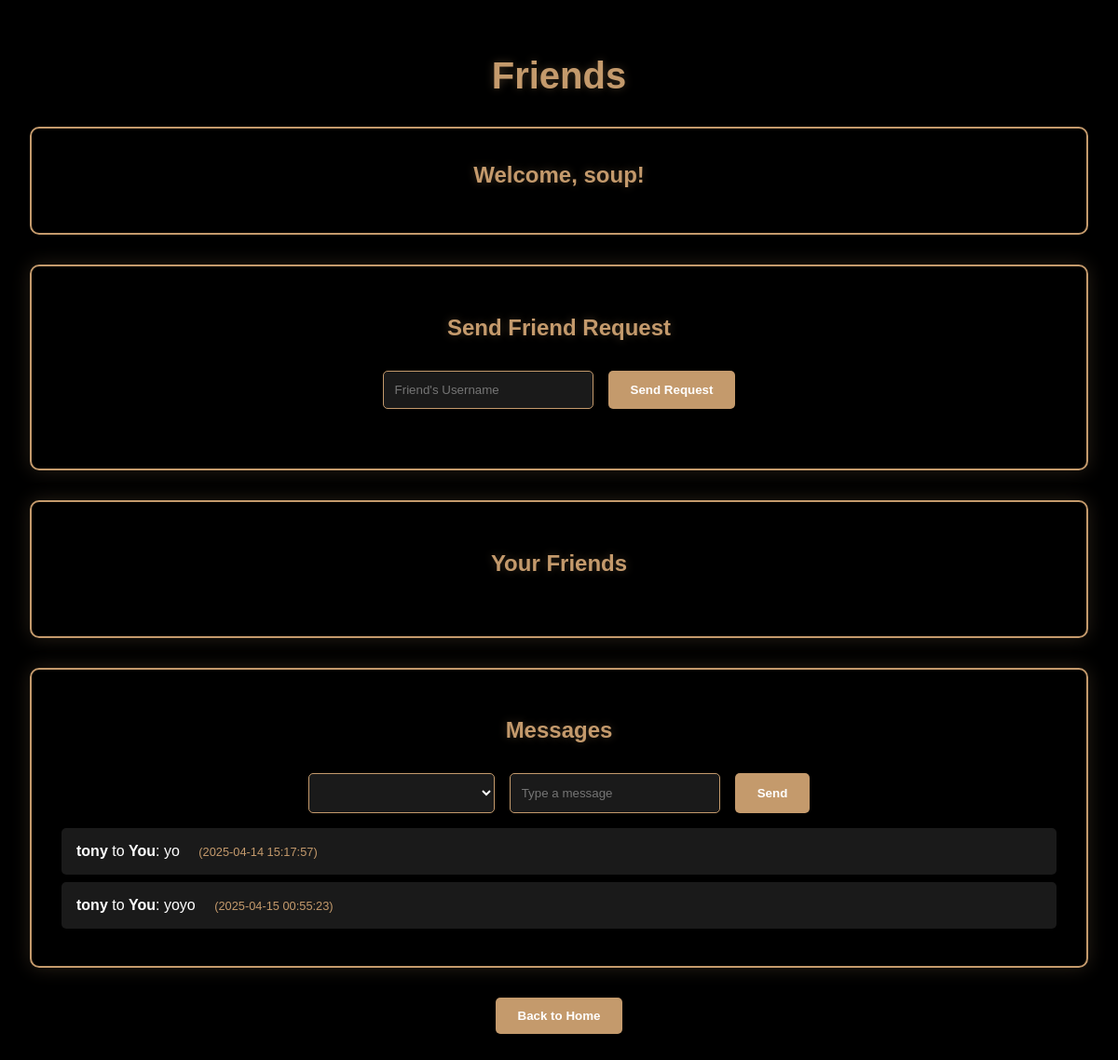
Screenshot of /friends (signed in) with the database file from the repository.
### models.py (models this page shows, shortened)
class User(db.Model):
    id = db.Column(db.Integer, primary_key=True)
    username = db.Column(db.String(50), unique=True, nullable=False)
    password = db.Column(db.String(100), nullable=False)
    bankroll = db.Column(db.Float, default=1000.0)
    friends = db.relationship('User', secondary=friendship,
                              primaryjoin=(friendship.c.user_id == id),
                              secondaryjoin=(friendship.c.friend_id == id),
                              backref=db.backref('friend_of', lazy='dynamic'), lazy='dynamic')

class Message(db.Model):
    id = db.Column(db.Integer, primary_key=True)
    sender_id = db.Column(db.Integer, db.ForeignKey('user.id'), nullable=False)
    receiver_id = db.Column(db.Integer, db.ForeignKey('user.id'), nullable=False)
    content = db.Column(db.String(500), nullable=False)
    timestamp = db.Column(db.DateTime, default=db.func.now())

### friends.py (the view, shortened to what this page needs)
@friends_bp.route('/friends', methods=['GET', 'POST'])
def friends():
    if 'username' not in session:
        return redirect(url_for('login.home'))
    user = User.query.filter_by(username=session['username']).first()
    pending_requests = FriendRequest.query.filter_by(receiver_id=user.id, status='pending').all()
    pending_request_data = []
    for req in pending_requests:
        sender = User.query.get(req.sender_id)
        pending_request_data.append({
            'id': req.id,
            'sender_username': sender.username if sender else 'Unknown'
        })
    messages = Message.query.filter((Message.sender_id == user.id) | (Message.receiver_id == user.id)).all()
    message_data = []
    for msg in messages:
        sender = User.query.get(msg.sender_id)
        receiver = User.query.get(msg.receiver_id)
        message_data.append({
            'sender_username': sender.username if sender else 'Unknown',
            'receiver_username': receiver.username if receiver else 'Unknown',
            'content': msg.content,
            'timestamp': msg.timestamp,
            'is_from_user': msg.sender_id == user.id,
            'is_to_user': msg.receiver_id == user.id
        })
    return render_template('friends.html', user=user, friends=user.friends, messages=message_data, pending_requests=pending_request_data)

### templates/friends.html (shortened to what this page needs)
<!DOCTYPE html>
<html lang="en">
<head>
</head>
<body>
    <div class="container">
        <h1>Friends</h1>
        <div class="user-info">
            <h2>Welcome, {{ user.username }}!</h2>
        </div>
        <div class="section-container">
            <h2>Send Friend Request</h2>
            <form method="POST" class="friend-request-form">
                <input type="text" name="friend_username" placeholder="Friend's Username" required>
                <button type="submit" name="send_request">Send Request</button>
            </form>
        </div>
        <div class="section-container">
            <h2>Your Friends</h2>
        </div>
        <div class="section-container">
            <h2>Messages</h2>
            <form method="POST" class="message-form">
                <select name="receiver_id">
                </select>
                <input type="text" name="message" placeholder="Type a message" required>
                <button type="submit">Send</button>
            </form>
            {% if messages %}
                <ul class="message-list">
                    {% for msg in messages %}
                        <li>
                            <strong>{{ msg.is_from_user and 'You' or msg.sender_username }}</strong> to
                            <strong>{{ msg.is_to_user and 'You' or msg.receiver_username }}</strong>:
                            {{ msg.content }}
                            <span class="message-timestamp">({{ msg.timestamp }})</span>
                        </li>
                    {% endfor %}
                </ul>
            {% else %}
                <p style="text-align: center;">No messages yet. Start a conversation!</p>
            {% endif %}
        </div>
        <div class="nav-buttons">
            <a href="{{ url_for('login.home') }}"><button>Back to Home</button></a>
        </div>
    </div>
</body>
</html>

### templates/friends.html (style rules this page uses)
:root { --theme-color: #C49A6C; --dark-bg: #000000; }
body { margin: 0; padding: 0; background-color: var(--dark-bg); color: white; font-family: Arial, sans-serif; min-height: 100vh; display: flex; flex-direction: column; }
.container { flex: 1; padding: 2rem; max-width: 1200px; margin: 0 auto; width: 100%; box-sizing: border-box; }
h1, h2 { color: var(--theme-color); text-align: center; margin-bottom: 2rem; text-shadow: 0 0 10px rgba(196, 154, 108, 0.3); }
h1 { font-size: 2.5rem; }
.user-info { text-align: center; margin-bottom: 2rem; padding: 1rem; background-color: rgba(0, 0, 0, 0.8); border-radius: 10px; border: 2px solid var(--theme-color); }
.section-container { background-color: rgba(0, 0, 0, 0.8); border-radius: 10px; box-shadow: 0 0 20px rgba(196, 154, 108, 0.2); border: 2px solid var(--theme-color); padding: 2rem; margin-bottom: 2rem; }
.friend-request-form { display: flex; justify-content: center; gap: 1rem; margin-bottom: 2rem; }
input, select { padding: 0.75rem; border: 1px solid var(--theme-color); border-radius: 5px; background-color: rgba(255, 255, 255, 0.1); color: white; min-width: 200px; }
button { padding: 0.75rem 1.5rem; border: none; border-radius: 5px; background-color: var(--theme-color); color: white; cursor: pointer; font-weight: bold; transition: all 0.3s ease; }
.message-form { display: flex; gap: 1rem; margin-bottom: 1rem; flex-wrap: wrap; justify-content: center; }
.message-list { list-style: none; padding: 0; margin: 0; }
.message-list li { padding: 1rem; margin: 0.5rem 0; background-color: rgba(255, 255, 255, 0.1); border-radius: 5px; }
.message-timestamp { color: var(--theme-color); font-size: 0.8rem; margin-left: 1rem; }
.nav-buttons { display: flex; justify-content: center; gap: 1rem; margin-top: 2rem; }
.nav-buttons a { text-decoration: none; }

### rows the page displays
User: username "soup"
User: username "tony" "tony"
Message: content "yo", timestamp "2025-04-14 15:17:57"
Message: content "yoyo", timestamp "2025-04-15 00:55:23"

### other values shown
{{ msg.is_to_user and 'You' or msg.receiver_username }} "You" "You"
